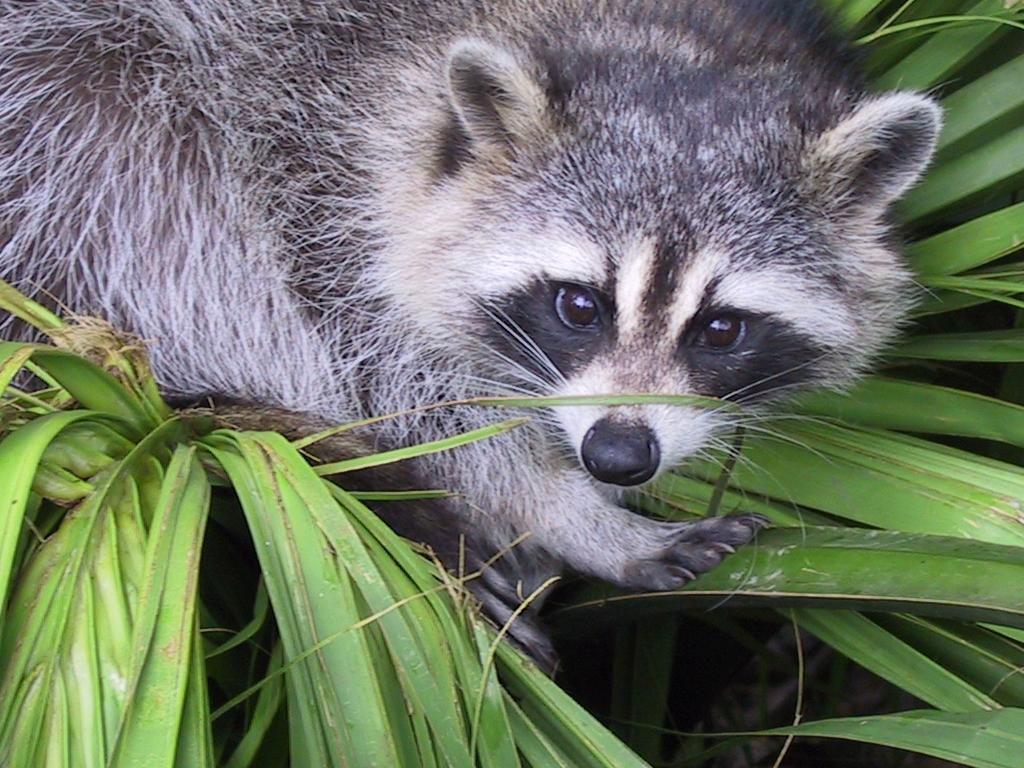
#> input picture Day01/ex04/animal.jpeg, 1024 x 768 px
$ python rotate.py
#> lines starting #> are read from the running program, lines starting #| are printed output that depends on the picture
### Day01/ex04/load_image.py
""" Functions for loading a image """

import numpy as np
from PIL import Image


def ft_load(path: str) -> list:
    """ ft_load(path: str) -> list
    Function who loads an image, print the shape and
    his pixels contents in RGB format
    return the list of the pixels of the image in RGB format
    """
#> called with path = 'animal.jpeg'

    try:
        msg_error = "AssertationError: "
        assert isinstance(path, str), \
            msg_error + "the path is not str type"
    except AssertionError as msg:
        print(msg)
        return []
    try:
        image = Image.open(path)
#> image is the input picture: PIL image 1024x768 RGB; mean R, G, B 110.7, 117.7, 102.1
        assert image.format in ["JPEG", "JPG"], \
            "AssertionError: the format is not jpeg or jpg"
    except FileNotFoundError:
        print("The file was not found")
        return []
    except AssertionError as msg:
        print(msg)
        return []
    img_arr = np.array(image)
    print("The shape of the image is:", img_arr.shape)
#| The shape of the image is: (768, 1024, 3)
    return img_arr

### Day01/ex04/rotate.py
""" This program zoom the image animal.jpeg """

from load_image import ft_load
from matplotlib import pyplot as plt
import numpy as np


def main():
    """ Function main who contains the zoom and handle the errors """
    img = ft_load("animal.jpeg")
    if len(img) != 0:
        imgz = img[300:700, 300:700, :1]
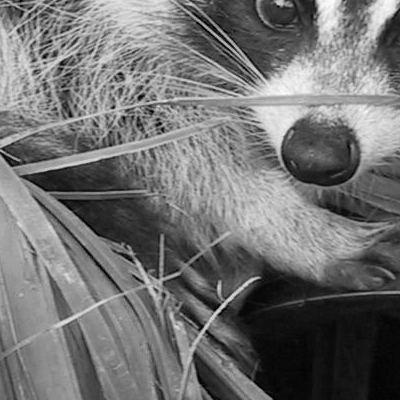
#> imgz: shape (400, 400, 1); min 0, max 252, mean 114
        print("New shape after slicing: ", imgz.shape, end="")
#| New shape after slicing:  (400, 400, 1)
        print(" or", img[300:700, 300:700, 0].shape)
#|  or (400, 400)
        print(imgz)
#> (printed output is left out)
        iz = imgz.squeeze()
        new = [[iz[i][j] for i in range(len(iz))] for j in range(len(iz[0]))]
#> new = 400 items
        new = np.array(new)
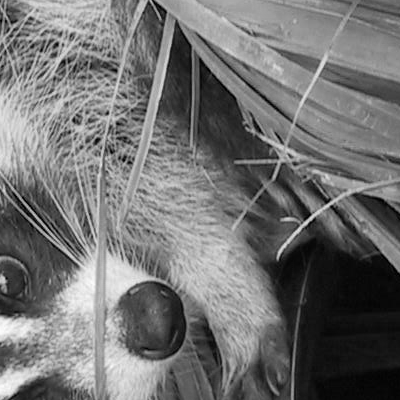
#> new: shape (400, 400); min 0, max 252, mean 114
        print("New shape after Transpose:", new.shape)
#| New shape after Transpose: (400, 400)
        print(new)
#> (printed output is left out)
        try:
            plt.imshow(new, cmap='gray')
            plt.savefig('animal_rotate.jpeg')
        except Exception as e:
            print("Something in plt went wrong:", e)


if __name__ == "__main__":
    main()
